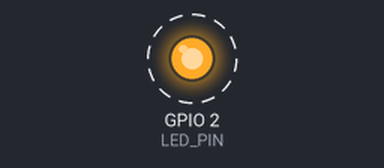
Simulated run of this program. Board: ESP32. Shown: output pins drawn as LEDs (lit = HIGH). Dashed ring = blinking. What the program prints to the serial monitor is not drawn.

Above: at 0.2 s.
Timing chart, 0 to 3.0 s (numbered marks = the images above):
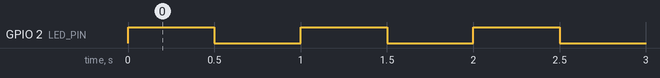

Measured:
- by itself, GPIO 2 (LED_PIN): alternates HIGH for 0.50 s and LOW for 0.50 s

The program:

main.cpp
```cpp
#include <Arduino.h>

// Дефиниране на пина за вградения светодиод на ESP32 Dev Module
#define LED_PIN 2

void setup() {
  // Конфигуриране на пина като изходен
  pinMode(LED_PIN, OUTPUT);

  // Опционално: Стартиране на серийна комуникация за дебъгване
  Serial.begin(115200);
  Serial.println("ESP32 Стартира. Започва мигане на 1 Hz...");
}

void loop() {
  digitalWrite(LED_PIN, HIGH);  // Подава логическа единица (3.3V) - светодиодът светва
  delay(500);                   // Изчаква 500ms

  digitalWrite(LED_PIN, LOW);   // Подава логическа нула (0V) - светодиодът изгасва
  delay(500);                   // Изчаква 500ms
}
```
